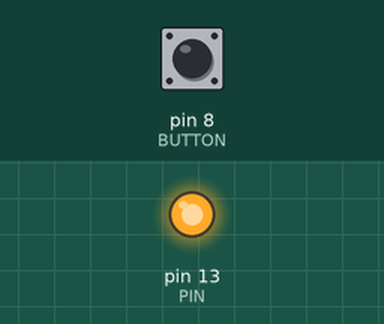
The sketch below on a simulated Arduino Uno, built with avr-gcc and run on an emulated ATmega328P. Shown: output pins drawn as LEDs (lit = HIGH). Dashed ring = blinking. The test bench sets the inputs (shaded band); at power-on: pin 8 (BUTTON) LOW.

Above: at 1.2 s.
1.3 s: pin 8 (BUTTON) pulled HIGH for 1 s
At 3.5 s:
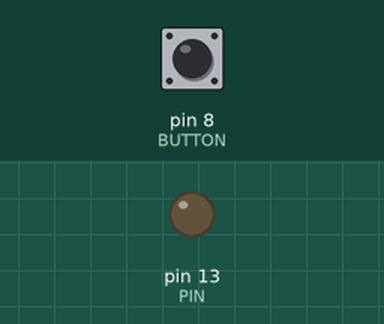
3.8 s: pin 8 (BUTTON) pulled HIGH for 0.15 s
At 5.0 s:
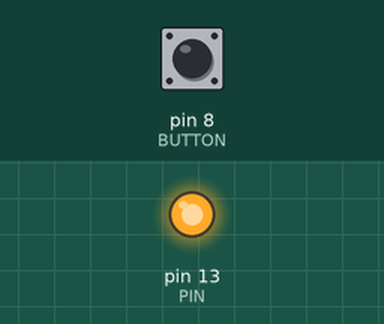
5.5 s: pin 8 (BUTTON) pulled HIGH for 3.2 s
At 6.0 s:
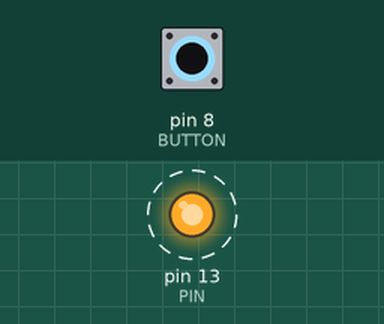
Timing chart, 0 to 10.2 s (numbered marks = the images above; inputs shaded):
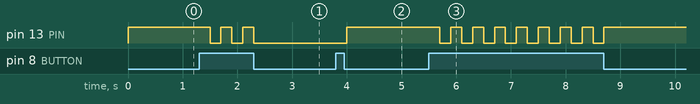

The sketch:

ON_OFF.ino
```cpp
int PIN = 13;
int BUTTON = 8;
bool SWITCH = true;
int num = 0;
void setup() {
  pinMode(PIN,OUTPUT);
  pinMode(BUTTON,INPUT);
  Serial.begin(9600);
}

void loop() {
  if(digitalRead(BUTTON) ==  HIGH){
    SWITCH = !SWITCH;
    delay(200);
  }
  digitalWrite(PIN, SWITCH);
}
```

Measured:
- after the input at 1.3 s, pin 13 (PIN): alternates HIGH for 0.20 s and LOW for 0.20 s, 5 changes in all, then stays LOW, starting after 0.20 s
- after the input at 3.8 s, pin 13 (PIN): LOW → HIGH after 0.20 s
- after the input at 5.5 s, pin 13 (PIN): alternates HIGH for 0.20 s and LOW for 0.20 s, 16 changes in all, then stays HIGH, starting after 0.20 s
